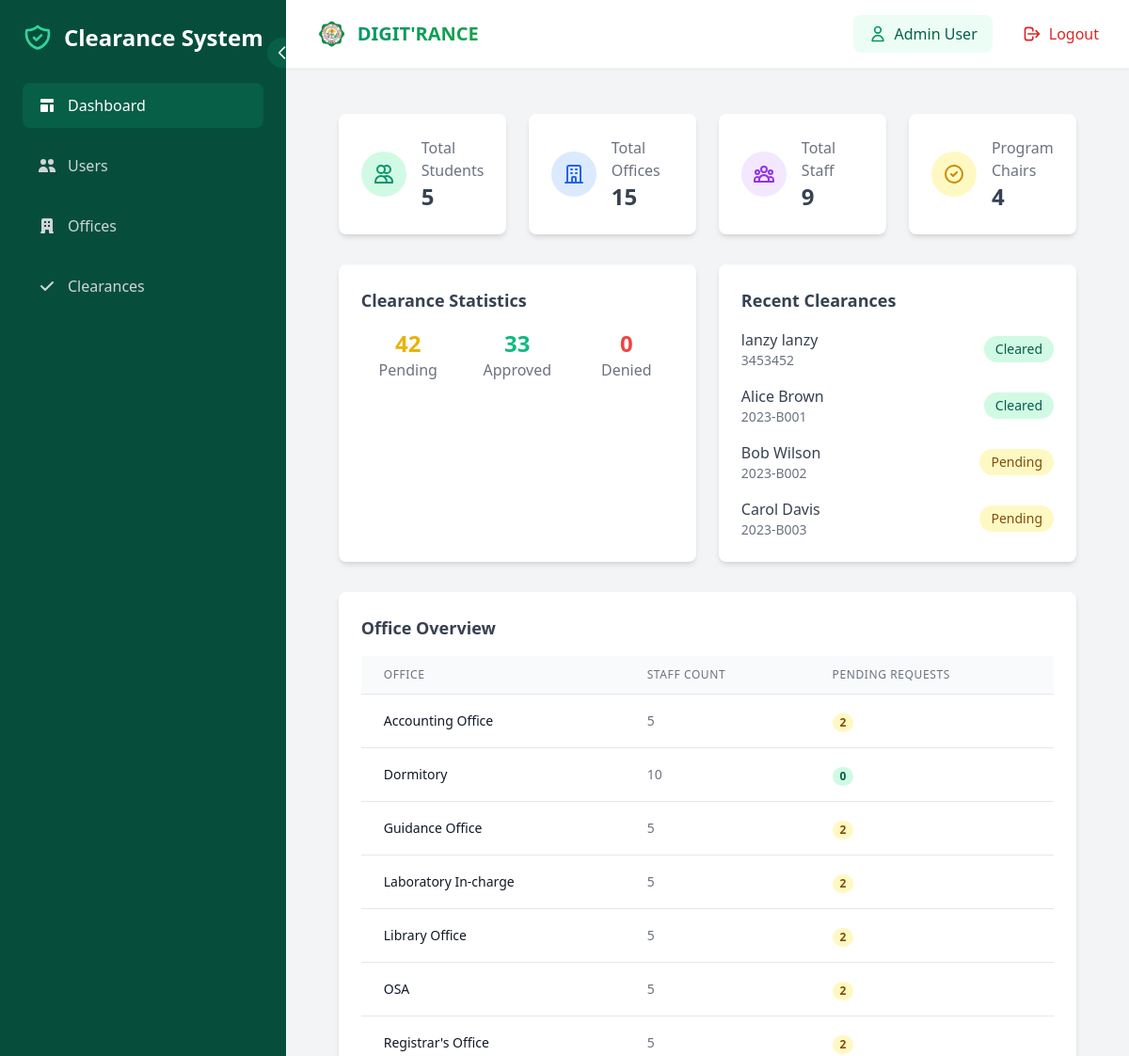
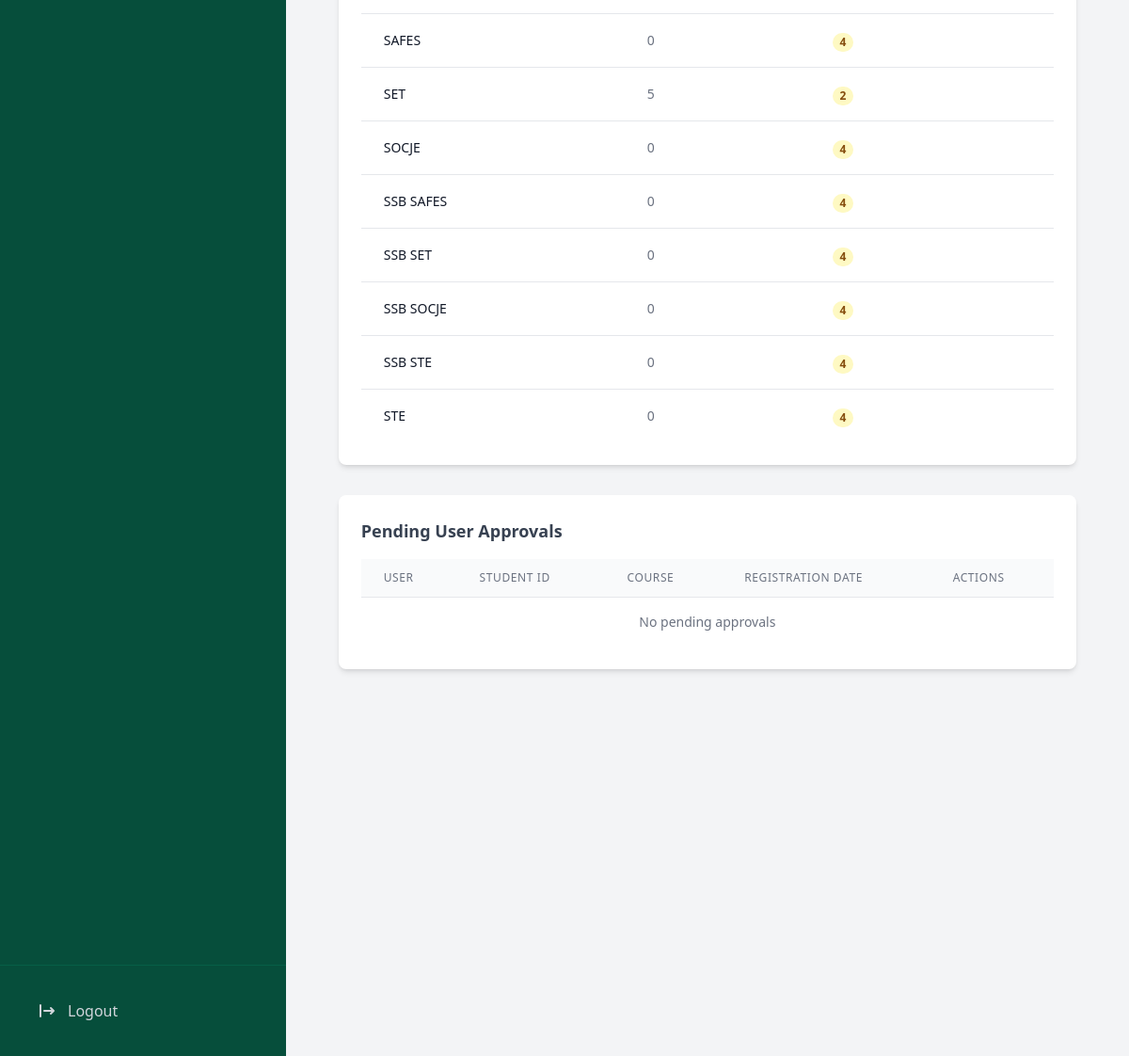
The page /dashboard/ (signed in) on the database its author committed (2 pictures, top to bottom).
### core/models.py (models this page shows, shortened)
class Clearance(models.Model):
    student = models.OneToOneField(Student, on_delete=models.CASCADE, related_name='clearance')
    is_cleared = models.BooleanField(default=False)
    cleared_date = models.DateTimeField(null=True, blank=True)
    program_chair_approved = models.BooleanField(default=False)

class Student(models.Model):
    COURSE_CHOICES = {
        'SET DEAN': [
            ('BSIT', 'Bachelor of Science in Information Technology'),
        ],
        'STE DEAN': [
            ('BPED', 'Bachelor in Physical Education'),
            ('BEED', 'Bachelor in Elementary Education'),
            ('BSED', 'Bachelor of Secondary Education'),
            ('BAELS', 'Bachelor of Arts in English Language Studies'),
            ('BSMATH', 'Bachelor of Science in Mathematics'),
        ],
        'SOCJE DEAN': [
            ('BSCRIM', 'Bachelor of Science in Criminology'),
            ('BSISM', 'Bachelor of Science in Industrial Security Management'),
        ],
        'SAFES DEAN': [
            ('BSA', 'Bachelor of Science in Agriculture'),
            ('BSAES', 'Bachelor of Science in Agricultural Engineering Science'),
            ('BCF', 'Bachelor in Community Forestry'),
        ],
    }
    student_id = models.CharField(max_length=20, unique=True)
    user = models.OneToOneField(User, on_delete=models.CASCADE)
    course = models.CharField(max_length=255)
    year_level = models.IntegerField()
    is_boarder = models.BooleanField(default=False)
    created_at = models.DateTimeField(auto_now_add=True)
    program_chair = models.ForeignKey(ProgramChair, on_delete=models.SET_NULL, null=True, blank=True, related_name="students")
    dormitory_owner = models.ForeignKey(Staff, on_delete=models.SET_NULL, null=True, blank=True, related_name="students_dorm", limit_choices_to={'is_dormitory_owner': True})
    is_approved = models.BooleanField(default=False)
    approval_date = models.DateTimeField(null=True, blank=True)
    approval_admin = models.ForeignKey(User, on_delete=models.SET_NULL, null=True, blank=True, related_name='approved_students')
    @property
    def full_name(self):
            return self.user.get_full_name()

class Office(models.Model):
    OFFICE_TYPES = [
        ('SET', 'SET'),
        ('STE', 'STE'),
        ('SOCJE', 'SOCJE'),
        ('SAFES', 'SAFES'),
        ('SSB SET', 'SSB SET'),
        ('SSB STE', 'SSB STE'),
        ('SSB SOCJE', 'SSB SOCJE'),
        ('SSB SAFES', 'SSB SAFES'),
        ('OTHER', 'OTHER'),
    ]
    name = models.CharField(max_length=255, unique=True)
    office_type = models.CharField(max_length=50, choices=OFFICE_TYPES, default='OTHER')
    description = models.TextField(blank=True, null=True)
    created_at = models.DateTimeField(auto_now_add=True)

### core/views.py (the view)
# urls.py: path('dashboard/', views.admin_dashboard, name='admin_dashboard'),
@login_required
def admin_dashboard(request):
    if not request.user.is_staff:
        messages.error(request, 'You are not authorized to access the admin dashboard.')
        return redirect('login')
    pending_approvals = User.objects.filter(
        is_active=False,
        student__isnull=False,
        student__is_approved=False
    ).select_related('student')
    context = {
        'total_students': Student.objects.count(),
        'total_staff': Staff.objects.count(),
        'total_program_chairs': ProgramChair.objects.count(),
        'total_offices': Office.objects.count(),
        'pending_approvals': pending_approvals,
        'recent_clearances': Clearance.objects.select_related('student').order_by('-cleared_date')[:5],
        'clearance_stats': {
            'pending': ClearanceRequest.objects.filter(status='pending').count(),
            'approved': ClearanceRequest.objects.filter(status='approved').count(),
            'denied': ClearanceRequest.objects.filter(status='denied').count(),
        },
        'offices': Office.objects.annotate(
            staff_count=Count('staff'),
            pending_requests=Count('clearance_requests', filter=Q(clearance_requests__status='pending'))
        )
    }
    return render(request, 'admin/dashboard.html', context)

### templates/admin/dashboard.html (shortened to what this page needs)
{% extends 'admin/base_admin.html' %}
{% block admin_content %}
<div class="grid grid-cols-1 md:grid-cols-2 lg:grid-cols-4 gap-6 mb-8">
	<div class="bg-white rounded-lg shadow-md p-6">
		<div class="flex items-center">
			<div class="p-3 rounded-full bg-emerald-100">
				<svg class="w-6 h-6 text-emerald-600" fill="none" stroke="currentColor" viewBox="0 0 24 24">
					<path stroke-linecap="round" stroke-linejoin="round" stroke-width="2" d="M12 4.354a4 4 0 110 5.292M15 21H3v-1a6 6 0 0112 0v1zm0 0h6v-1a6 6 0 00-9-5.197M13 7a4 4 0 11-8 0 4 4 0 018 0z" />
				</svg>
			</div>
			<div class="ml-4">
				<p class="text-gray-500">Total Students</p>
				<p class="text-2xl font-semibold text-gray-700">{{ total_students }}</p>
			</div>
		</div>
	</div>
	<div class="bg-white rounded-lg shadow-md p-6">
		<div class="flex items-center">
			<div class="p-3 rounded-full bg-blue-100">
				<svg class="w-6 h-6 text-blue-600" fill="none" stroke="currentColor" viewBox="0 0 24 24">
					<path stroke-linecap="round" stroke-linejoin="round" stroke-width="2" d="M19 21V5a2 2 0 00-2-2H7a2 2 0 00-2 2v16m14 0h2m-2 0h-5m-9 0H3m2 0h5M9 7h1m-1 4h1m4-4h1m-1 4h1m-5 10v-5a1 1 0 011-1h2a1 1 0 011 1v5m-4 0h4" />
				</svg>
			</div>
			<div class="ml-4">
				<p class="text-gray-500">Total Offices</p>
				<p class="text-2xl font-semibold text-gray-700">{{ total_offices }}</p>
			</div>
		</div>
	</div>
	<div class="bg-white rounded-lg shadow-md p-6">
		<div class="flex items-center">
			<div class="p-3 rounded-full bg-purple-100">
			</div>
			<div class="ml-4">
				<p class="text-gray-500">Total Staff</p>
				<p class="text-2xl font-semibold text-gray-700">{{ total_staff }}</p>
			</div>
		</div>
	</div>
	<div class="bg-white rounded-lg shadow-md p-6">
		<div class="flex items-center">
			<div class="p-3 rounded-full bg-yellow-100">
				<svg class="w-6 h-6 text-yellow-600" fill="none" stroke="currentColor" viewBox="0 0 24 24">
					<path stroke-linecap="round" stroke-linejoin="round" stroke-width="2" d="M9 12l2 2 4-4m6 2a9 9 0 11-18 0 9 9 0 0118 0z" />
				</svg>
			</div>
			<div class="ml-4">
				<p class="text-gray-500">Program Chairs</p>
				<p class="text-2xl font-semibold text-gray-700">{{ total_program_chairs }}</p>
			</div>
		</div>
	</div>
</div>
<div class="grid grid-cols-1 lg:grid-cols-2 gap-6 mb-8">
	<div class="bg-white rounded-lg shadow-md p-6">
		<h2 class="text-lg font-semibold text-gray-700 mb-4">Clearance Statistics</h2>
		<div class="grid grid-cols-3 gap-4">
			<div class="text-center">
				<div class="text-2xl font-bold text-yellow-500">{{ clearance_stats.pending }}</div>
				<div class="text-gray-500">Pending</div>
			</div>
			<div class="text-center">
				<div class="text-2xl font-bold text-emerald-500">{{ clearance_stats.approved }}</div>
				<div class="text-gray-500">Approved</div>
			</div>
			<div class="text-center">
				<div class="text-2xl font-bold text-red-500">{{ clearance_stats.denied }}</div>
				<div class="text-gray-500">Denied</div>
			</div>
		</div>
	</div>
	<div class="bg-white rounded-lg shadow-md p-6">
		<h2 class="text-lg font-semibold text-gray-700 mb-4">Recent Clearances</h2>
		<div class="space-y-4">
			{% for clearance in recent_clearances %}
			<div class="flex items-center justify-between">
				<div>
					<p class="font-medium text-gray-700">{{ clearance.student.full_name }}</p>
					<p class="text-sm text-gray-500">{{ clearance.student.student_id }}</p>
				</div>
				<span class="px-3 py-1 text-sm rounded-full {% if clearance.cleared_date %}bg-emerald-100 text-emerald-800{% else %}bg-yellow-100 text-yellow-800{% endif %}">
					{% if clearance.cleared_date %}Cleared{% else %}Pending{% endif %}
				</span>
			</div>
			{% endfor %}
		</div>
	</div>
</div>
<div class="bg-white rounded-lg shadow-md p-6">
	<h2 class="text-lg font-semibold text-gray-700 mb-4">Office Overview</h2>
	<div class="overflow-x-auto">
		<table class="min-w-full divide-y divide-gray-200">
			<thead>
				<tr>
					<th class="px-6 py-3 bg-gray-50 text-left text-xs font-medium text-gray-500 uppercase tracking-wider">Office</th>
					<th class="px-6 py-3 bg-gray-50 text-left text-xs font-medium text-gray-500 uppercase tracking-wider">Staff Count</th>
					<th class="px-6 py-3 bg-gray-50 text-left text-xs font-medium text-gray-500 uppercase tracking-wider">Pending Requests</th>
				</tr>
			</thead>
			<tbody class="bg-white divide-y divide-gray-200">
				{% for office in offices %}
				<tr>
					<td class="px-6 py-4 whitespace-nowrap text-sm font-medium text-gray-900">{{ office.name }}</td>
					<td class="px-6 py-4 whitespace-nowrap text-sm text-gray-500">{{ office.staff_count }}</td>
					<td class="px-6 py-4 whitespace-nowrap">
						<span class="px-2 inline-flex text-xs leading-5 font-semibold rounded-full {% if office.pending_requests > 0 %}bg-yellow-100 text-yellow-800{% else %}bg-emerald-100 text-emerald-800{% endif %}">
							{{ office.pending_requests }}
						</span>
					</td>
				</tr>
				{% endfor %}
			</tbody>
		</table>
	</div>
</div>
<div class="bg-white rounded-lg shadow-md p-6 mt-8">
	<h2 class="text-lg font-semibold text-gray-700 mb-4">Pending User Approvals</h2>
	<div class="overflow-x-auto">
		<table class="min-w-full divide-y divide-gray-200">
			<thead>
				<tr>
					<th class="px-6 py-3 bg-gray-50 text-left text-xs font-medium text-gray-500 uppercase tracking-wider">User</th>
					<th class="px-6 py-3 bg-gray-50 text-left text-xs font-medium text-gray-500 uppercase tracking-wider">Student ID</th>
					<th class="px-6 py-3 bg-gray-50 text-left text-xs font-medium text-gray-500 uppercase tracking-wider">Course</th>
					<th class="px-6 py-3 bg-gray-50 text-left text-xs font-medium text-gray-500 uppercase tracking-wider">Registration Date</th>
					<th class="px-6 py-3 bg-gray-50 text-left text-xs font-medium text-gray-500 uppercase tracking-wider">Actions</th>
				</tr>
			</thead>
			<tbody class="bg-white divide-y divide-gray-200">
				{% for pending_user in pending_approvals %}
				<tr>
					<td class="px-6 py-4 whitespace-nowrap">
						<div class="flex items-center">
							<div>
								<div class="text-sm font-medium text-gray-900">
									{{ pending_user.get_full_name }}
								</div>
								<div class="text-sm text-gray-500">
									{{ pending_user.email }}
								</div>
							</div>
						</div>
					</td>
					<td class="px-6 py-4 whitespace-nowrap text-sm text-gray-500">
						{{ pending_user.student.student_id }}
					</td>
					<td class="px-6 py-4 whitespace-nowrap text-sm text-gray-500">
						{{ pending_user.student.course }}
					</td>
					<td class="px-6 py-4 whitespace-nowrap text-sm text-gray-500">
						{{ pending_user.date_joined|date:"M d, Y" }}
					</td>
					<td class="px-6 py-4 whitespace-nowrap text-sm font-medium">
						<form method="POST" action="{% url 'approve_user' pending_user.id %}" class="inline">
							{% csrf_token %}
							<button type="submit" name="action" value="approve"
									class="text-emerald-600 hover:text-emerald-900 mr-3 inline-flex items-center">
								<svg class="w-4 h-4 mr-1" fill="none" stroke="currentColor" viewBox="0 0 24 24" xmlns="http://www.w3.org/2000/svg">
									<path stroke-linecap="round" stroke-linejoin="round" stroke-width="2" d="M5 13l4 4L19 7"></path>
								</svg>
								Approve
							</button>
						</form>
						<form method="POST" action="{% url 'reject_user' pending_user.id %}" class="inline">
							{% csrf_token %}
							<button type="submit" name="action" value="reject"
									class="text-red-600 hover:text-red-900 inline-flex items-center">
								<svg class="w-4 h-4 mr-1" fill="none" stroke="currentColor" viewBox="0 0 24 24" xmlns="http://www.w3.org/2000/svg">
									<path stroke-linecap="round" stroke-linejoin="round" stroke-width="2" d="M6 18L18 6M6 6l12 12"></path>
								</svg>
								Reject
							</button>
						</form>
					</td>
				</tr>
				{% empty %}
				<tr>
					<td colspan="5" class="px-6 py-4 text-center text-sm text-gray-500">
						No pending approvals
					</td>
				</tr>
				{% endfor %}
			</tbody>
		</table>
	</div>
</div>
{% endblock %}

### templates/components/navbar.html (shortened to what this page needs)
{% load static %}
<header class="bg-white shadow-sm p-4 flex justify-between items-center border-b border-gray-100 sticky top-0 z-50">
    <div class="flex items-center">
        <h1 class="text-xl font-bold flex items-center ml-4 text-gray-800">
            <a href="{% url 'home' %}" class="flex items-center group">
                <img src="{% static 'img/permit_logo.png' %}" alt="JHCSC Logo" class="h-8 w-8 mr-3">
                <span class="text-gradient bg-clip-text text-transparent bg-gradient-to-r from-emerald-600 to-green-600 group-hover:from-emerald-700 group-hover:to-green-700 transition-all">
                </span>
            </a>
        </h1>
    </div>
    <div class="flex items-center space-x-4">
        {% if user.is_authenticated %}
            <div class="flex items-center bg-emerald-50 px-4 py-2 rounded-lg">
                <svg class="w-5 h-5 text-emerald-600 mr-2" fill="none" stroke="currentColor" viewBox="0 0 24 24">
                    <path stroke-linecap="round" stroke-linejoin="round" stroke-width="2" d="M16 7a4 4 0 11-8 0 4 4 0 018 0zM12 14a7 7 0 00-7 7h14a7 7 0 00-7-7z"></path>
                </svg>
                <span class="text-emerald-800 font-medium">{{ user.get_full_name }}</span>
            </div>
            <form method="POST" action="{% url 'logout' %}">
                <button type="submit" class="flex items-center px-4 py-2 text-red-600 hover:bg-red-50 rounded-lg transition-all duration-200">
                    <svg class="w-5 h-5 mr-2" fill="none" stroke="currentColor" viewBox="0 0 24 24">
                        <path stroke-linecap="round" stroke-linejoin="round" stroke-width="2" d="M17 16l4-4m0 0l-4-4m4 4H7m6 4v1a3 3 0 01-3 3H6a3 3 0 01-3-3V7a3 3 0 013-3h4a3 3 0 013 3v1"></path>
                    </svg>
                    <span class="font-medium">Logout</span>
                </button>
            </form>
        {% endif %}
    </div>
</header>

### rows shown on the page
Clearance: student.full_name "lanzy lanzy", student.student_id "3453452", shows "Cleared"
Clearance: student.full_name "Alice Brown", student.student_id "2023-B001", shows "Cleared"
Clearance: student.full_name "Bob Wilson", student.student_id "2023-B002", shows "Pending"
Clearance: student.full_name "Carol Davis", student.student_id "2023-B003", shows "Pending"
Office: name "Accounting Office", staff_count "5", pending_requests "2"
Office: name "Dormitory", staff_count "10", pending_requests "0"
Office: name "Guidance Office", staff_count "5", pending_requests "2"
Office: name "Laboratory In-charge", staff_count "5", pending_requests "2"
Office: name "Library Office", staff_count "5", pending_requests "2"
Office: name "OSA", staff_count "5", pending_requests "2"
Office: name "Registrar's Office", staff_count "5", pending_requests "2"
Office: name "SAFES", staff_count "0", pending_requests "4"
Office: name "SET", staff_count "5", pending_requests "2"
Office: name "SOCJE", staff_count "0", pending_requests "4"
Office: name "SSB SAFES", staff_count "0", pending_requests "4"
Office: name "SSB SET", staff_count "0", pending_requests "4"
Office: name "SSB SOCJE", staff_count "0", pending_requests "4"
Office: name "SSB STE", staff_count "0", pending_requests "4"
Office: name "STE", staff_count "0", pending_requests "4"

### other values the page prints
{{ user.get_full_name }} "Admin User"
{{ total_students }} "5"
{{ total_offices }} "15"
{{ total_staff }} "9"
{{ total_program_chairs }} "4"
{{ clearance_stats.pending }} "42"
{{ clearance_stats.approved }} "33"
{{ clearance_stats.denied }} "0"
